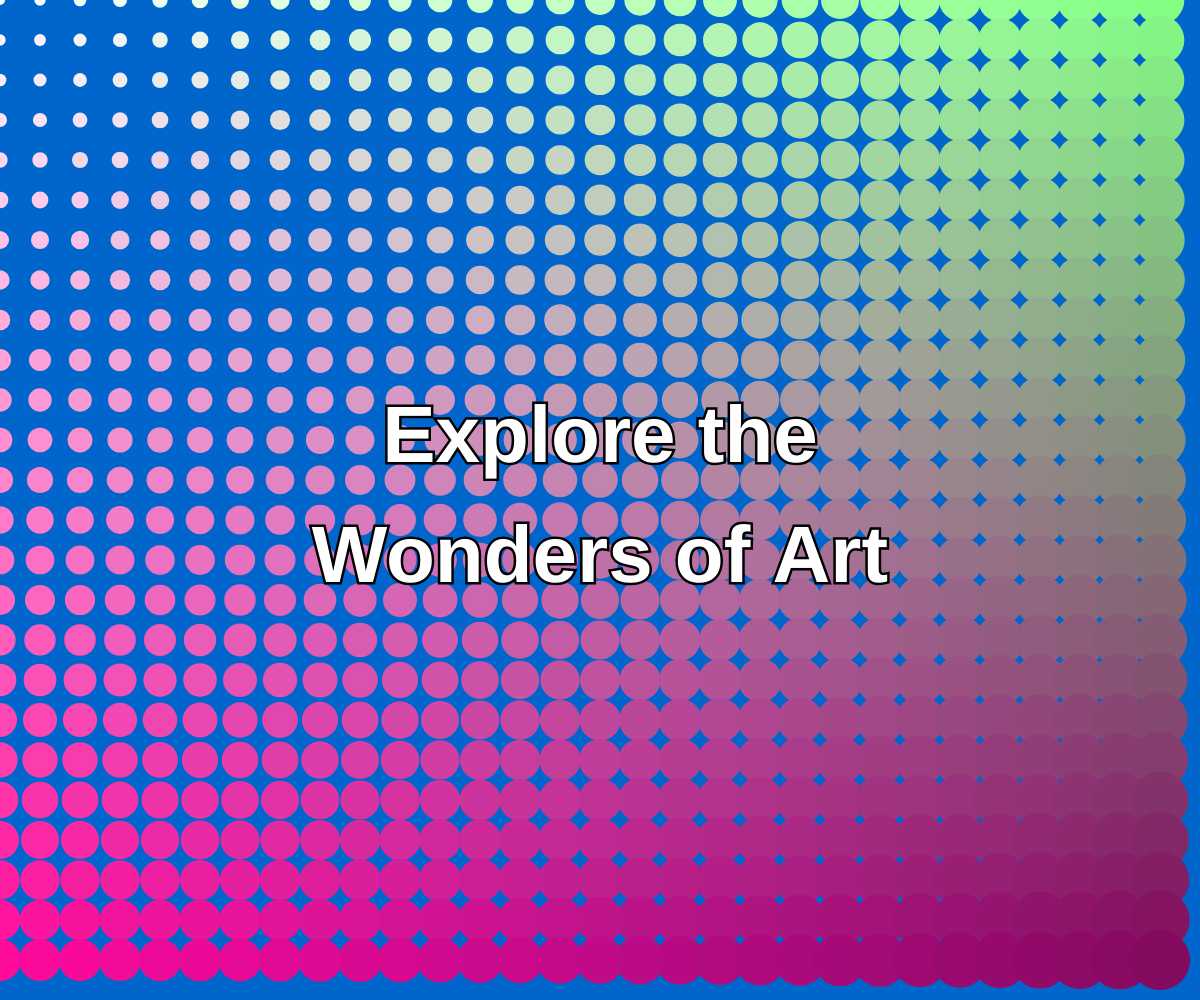
Frame 1 (no input)
Frame 60 (no input): identical to frame 1, image omitted
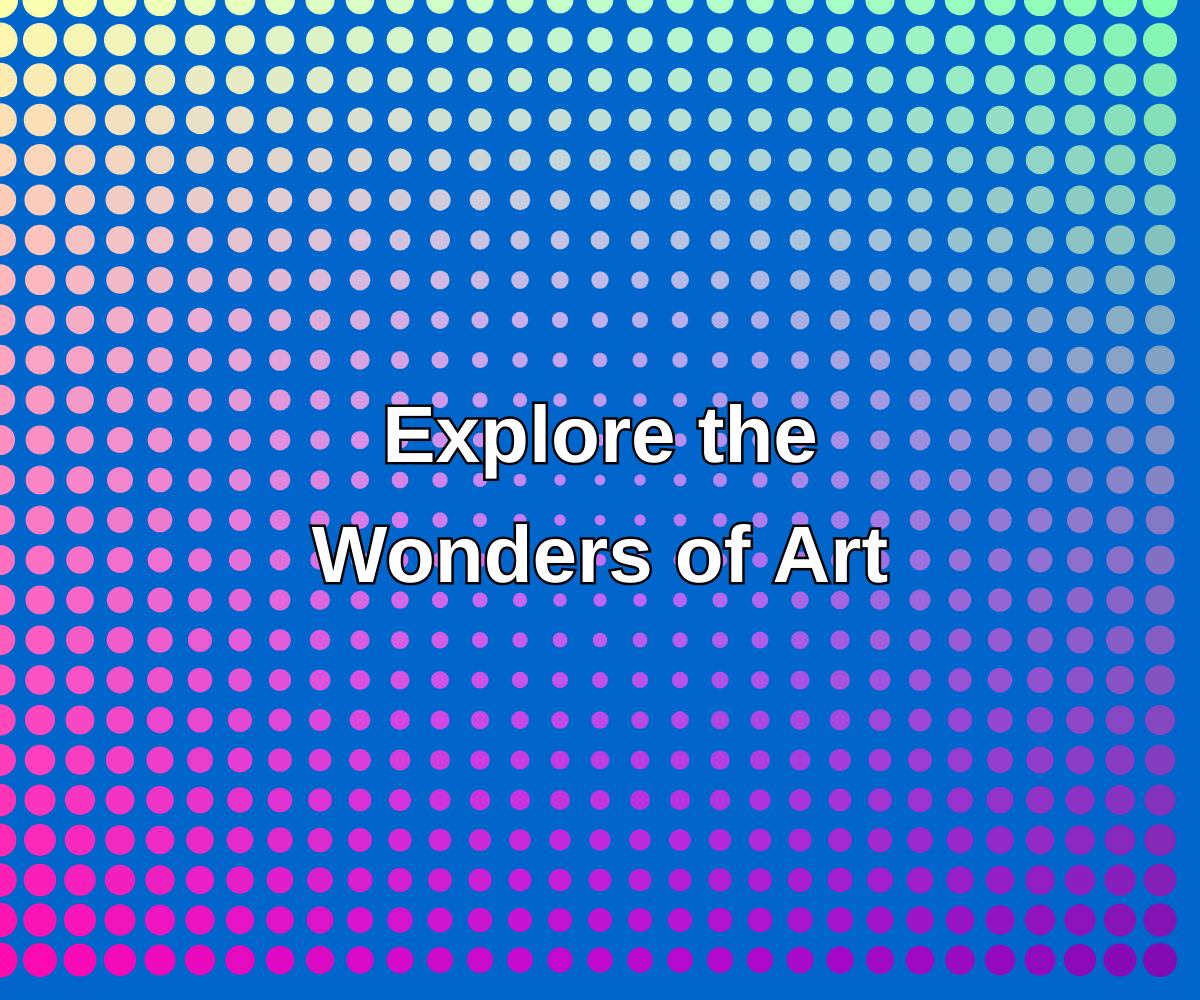
Frame 120 (the mouse pressed at the canvas centre since frame 60)

The p5.js sketch that drew these frames (run headless with seeded random() and noise() and a simulated clock; from frame 60 on, the mouse is pressed at the canvas centre):

// p5.js sketch
// ── sketch.js
function setup() {
  createCanvas(windowWidth, windowHeight);
}

function draw() {
  // Background with a gradient color
  background(0, 102, 204); // Deep blue background

  noStroke();
  
  // Adjust loop parameters to cover the entire canvas
  for (let x = 0; x < width; x += 40) {
    for (let y = 0; y < height; y += 40) {
      // Get the distance from the circle to the mouse;
      let distance = dist(mouseX, mouseY, x, y);
      // Map the distance to a range that looks better;
      let diameter = map(distance, 0, max(width, height), 10, 50);
      
      // Gradient color changes from yellow to purple
      let r = map(x, 0, width, 255, 128);
      let g = map(y, 0, height, 255, 0);
      let b = map(distance, 0, max(width, height), 255, 128);
      fill(r, g, b);
      
      circle(x, y, diameter);
    }
  }
  
  // Add text with a different font and style
  fill(255); // White color for text
  textSize(80); // Increase the text size
  textStyle(BOLD);
  textAlign(CENTER, CENTER);
  stroke(0); // Black color for outline
  strokeWeight(5); // Adjust the outline thickness as needed
  text("Explore the", width/2, height/2 - 60); // Adjust y position for the first line
  text("Wonders of Art", width/2, height/2 + 60); // Adjust y position for the second line
}
